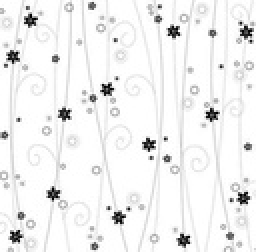
%> input picture CAP 8/patronG.jpg, 128 x 126 px, shrunk from 674 x 665 before the run (shown 2 times larger); the run also reads 1 picture not shown here
$ octave programa8_1.m   (GNU Octave 9; MATLAB toolbox functions it lacks are replaced by stand-ins)
%> lines starting %> are read from the running program, lines starting %| are printed output that depends on the picture
% Programa que permite calcular la distancia de
%suma de diferencias entre I(x,y) y R(i,j)
% Autores: Erik Cuevas, Omar Avalos, Arturo Valdivia y Primitivo D韆z
%Se Obtiene la dimensi髇 de la imagen
clear all
I1=imread('patronG.jpg');
%> I1 is the input picture: size 126x128x3 uint8; min 0, max 255, mean 240.8
Im=rgb2gray(I1);
I2=imread('patronS.jpg');
T=rgb2gray(I2);
%> T = [255 244 245 176 227 250 253 250; 248 255 221 0 127 251 254 254; 247 233 210 14 38 155 56 126; 220 27 29 44 45 0 13 127; 247 163 20 77 115 29 168 255; 255 131 0 38 56 9 4 175; 255 127 111 95 7 187 109 187; 254 254 255 152 63 255 255 255; 254 249 250 240 235 253 248 253]
[m n]=size(Im);
%> m = 126; n = 128
%Se convierte a double para evitar problemas num閞icos
Imd=double(Im);
Td=double(T);
%> Td has the same summary as T
%Se obtiene el tama駉 de la imagen de referencia
[mt nt]=size(T);
%> mt = 9; nt = 8
%Se inicializa la variable a cero
suma=0;
%Se obtienen las distancias entre la imagen I(x,y) y
%R(i,j) seg鷑 la ecuaci髇 8.1
for re=1:m-mt
    for co=1:n-nt
        indice=0;
        for re1=0:mt-1
            for co1=0:nt-1
    suma=abs(Imd(re+re1,co+co1)-Td(re1+1,co1+1))+suma;
            end
        end
        da(re,co)=suma;
        suma=0;
    end
end
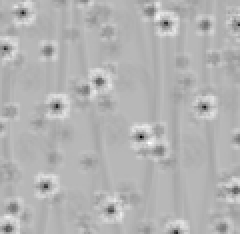
%> da: size 117x120 double (shown 2 times larger); min 1187, max 8866, mean 6596; drawn with min black and max white
imshow(mat2gray(da))
